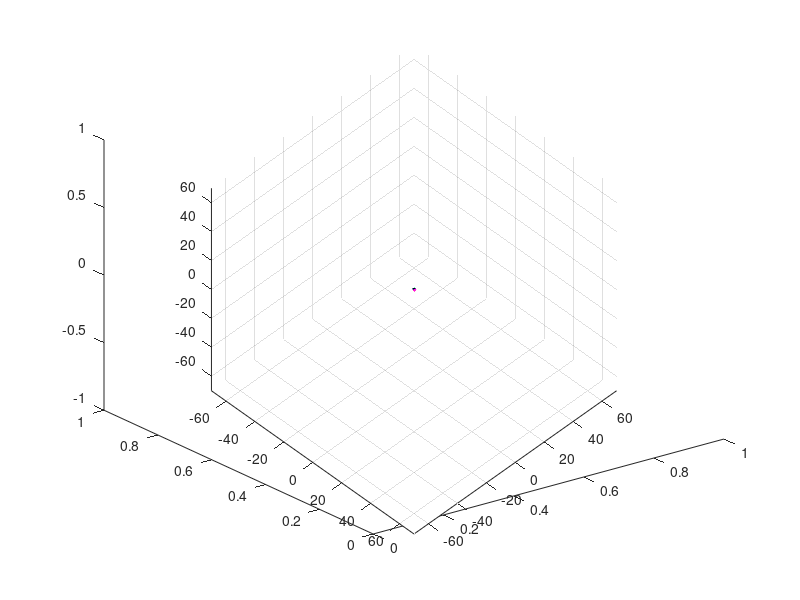

Recreate this plot in MATLAB. (Note: this script raises an error after producing the figure.)
clear; clf; clc

load('TrialRig1.mat'); % This loads the data (data) variable

% Offsets in any axis in (cm)
offsetValx = 10; 
offsetValy = 20;
offsetValz = 0;

% Real Marker
reMarker(1) = plot3([0 1],[0 0],[0 0],'r','LineWidth',2);
hold on
reMarker(2) = plot3([0,0],[0,1],[0 0],'g','LineWidth',2);
reMarker(3) = plot3([0,0],[0,0],[0 1],'b','LineWidth',2);

% Virtual Marker
vrMarker(1) = plot3([0 1],[0 0],[0 0],'m','LineWidth',2);
hold on
vrMarker(2) = plot3([0,0],[0,1],[0 0],'c','LineWidth',2);
vrMarker(3) = plot3([0,0],[0,0],[0 1],'k','LineWidth',2);

% Set View Parameters
%axis normal
%axis equal
%axis manual
ax = axes('XLim',[-70 70],'YLim',[-70 70],'ZLim',[-70 70]);
grid on
axis vis3d %VIS3D

% Create 3D objects
% 3D Object on real marker
realObj = hgtransform('Parent',ax);
set(reMarker,'Parent',realObj)

% 3D Object on virtual marker
virtObj = hgtransform('Parent',ax);
set(vrMarker,'Parent',virtObj)

% Plot
view(45,45)
input('Enter . . .')
for i = 1:length(data)
    Txy = makehgtform('translate',[data(i,1) data(i,2) data(i,3)]);
    % Get real marker rotations and CONVERT  from degrees to radians
    Rx = makehgtform('xrotate',deg2rad(data(i,4))); 
    Ry = makehgtform('yrotate',deg2rad(data(i,5)));
    Rz = makehgtform('zrotate',deg2rad(data(i,6)));
    Rxyz = Rx*Ry*Rz;
    
    set(realObj,'Matrix',Txy*Rxyz)
    
    %---------------------------------------------------------------------
    %---------------------------------------------------------------------
    %---------------------------------------------------------------------
    
    % Get real marker transform and offset it by specified vals (see above)
    % for the virtual marker
    realMarkerPose = realObj.Matrix;
    
    % Virtual Marker
    offSetPose = realMarkerPose;
    offSetPose(1,4) = realMarkerPose(1,4)-offsetValx; % Create offset from real marker in X-Direction by 10cm
    offSetPose(2,4) = realMarkerPose(2,4)-offsetValy; % Create offset from real marker in Y-Direction by 20cm
    offSetPose(3,4) = realMarkerPose(3,4)-offsetValz; % Create offset from real marker in Y-Direction by 0cm
    
    virtualMarkerPose = realMarkerPose * offSetPose;
    
    set(virtObj,'Matrix',virtualMarkerPose)
    
    %---------------------------------------------------------------------
    %---------------------------------------------------------------------
    %---------------------------------------------------------------------
    
    drawnow
end



% %% Transforms
% 
% % Get real marker position and orientation (pose)
% realMarkerPose = realObj.Matrix;
% 
% % Virtual Marker
% offSetPose = realMarkerPose;
% offSetPose(1,4) = realMarkerPose(1,4)-offsetValx; % Create offset from real marker in X-Direction by 10cm
% offSetPose(2,4) = realMarkerPose(2,4)-offsetValy; % Create offset from real marker in Y-Direction by 20cm
% vMPx = offSetPose(1,4);
% vMPy = offSetPose(2,4);
% vMPz = offSetPose(3,4);
% 
% vTxy = makehgtform('translate',[vMPx vMPy vMPz]);
% set(virtObj,'Matrix',vTxy)



